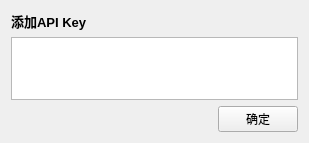
<?xml version="1.0" encoding="UTF-8"?>
<ui version="4.0">
 <class>Form</class>
 <widget class="QWidget" name="Form">
  <property name="enabled">
   <bool>true</bool>
  </property>
  <property name="geometry">
   <rect>
    <x>0</x>
    <y>0</y>
    <width>309</width>
    <height>131</height>
   </rect>
  </property>
  <property name="windowTitle">
   <string>添加API Key</string>
  </property>
  <layout class="QGridLayout" name="gridLayout">
   <item row="0" column="0">
    <widget class="QLabel" name="label">
     <property name="text">
      <string>&lt;html&gt;&lt;head/&gt;&lt;body&gt;&lt;p&gt;&lt;span style=&quot; font-size:10pt; font-weight:600;&quot;&gt;添加API Key&lt;/span&gt;&lt;/p&gt;&lt;/body&gt;&lt;/html&gt;</string>
     </property>
     <property name="textFormat">
      <enum>Qt::AutoText</enum>
     </property>
    </widget>
   </item>
   <item row="1" column="0" alignment="Qt::AlignTop">
    <widget class="QTextEdit" name="textEdit">
     <property name="enabled">
      <bool>true</bool>
     </property>
     <property name="maximumSize">
      <size>
       <width>16777215</width>
       <height>63</height>
      </size>
     </property>
    </widget>
   </item>
   <item row="2" column="0" alignment="Qt::AlignRight">
    <widget class="QPushButton" name="pushButton">
     <property name="text">
      <string>确定</string>
     </property>
    </widget>
   </item>
  </layout>
 </widget>
 <resources/>
 <connections/>
</ui>
